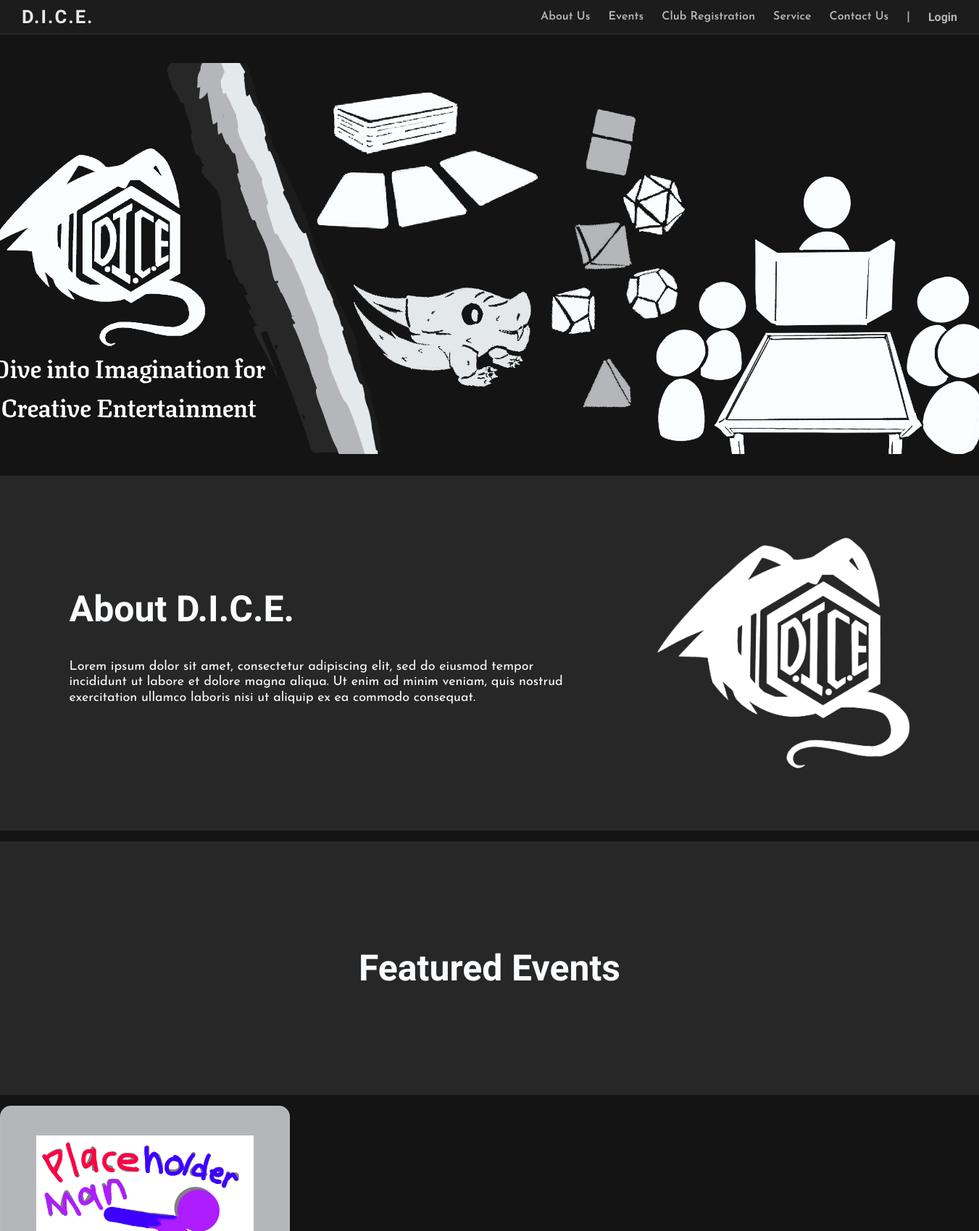
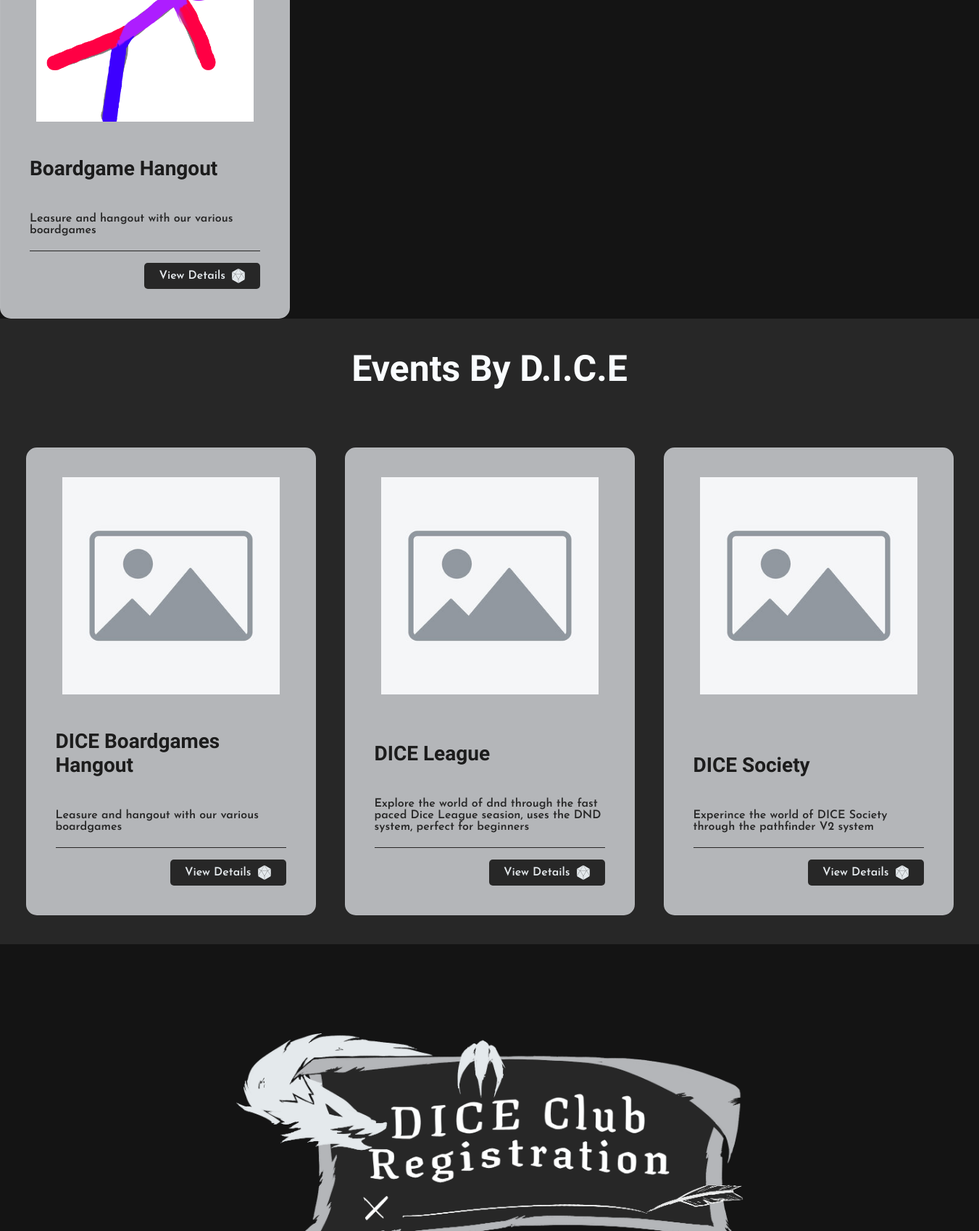
/DICE/oldpage/index.php (upper part), run on the app's committed database (2 pictures, top to bottom).
### tables this page shows
CREATE TABLE `dice_event` (
  `Event_ID` int(11) NOT NULL,
  `Event_Name` varchar(100) NOT NULL,
  `Event_Des` longtext DEFAULT NULL,
  `Event_Actdes` longtext DEFAULT NULL,
  `Event_Image` varchar(150) NOT NULL DEFAULT 'placeholder.png',
  `Event_Time` text NOT NULL,
  `Event_Date` text NOT NULL,
  `isPassed` tinyint(1) NOT NULL DEFAULT 0,
  `Event_Category` int(11) DEFAULT 5,
  `Event_Price` double NOT NULL DEFAULT 5
);

CREATE TABLE `featured_events` (
  `FT_ID` int(11) NOT NULL,
  `FT_Name` varchar(100) DEFAULT NULL,
  `Event_ID` int(11) NOT NULL,
  `Event_Page` mediumtext DEFAULT NULL,
  `FT_Image` varchar(150) NOT NULL DEFAULT 'assets/image.jpg',
  `FT_Des` mediumtext DEFAULT NULL
);

### DICE/oldpage/index.php (the view, shortened to what this page needs)
<?php include("Base.php");
$result = mysqli_query($connect,"Select * From featured_events");
while($row = mysqli_fetch_assoc($result)){
    if($row['FT_Name'] == "Featured Event"){
        $FT_event = $row;
    }
    if($row['FT_Name'] == "Boardgame hangout"){
        $Boardgame = $row;
    }
    if($row['FT_Name'] == "DICE League"){
        $League = $row;
    }
    if($row['FT_Name'] == "DICE Society"){
        $Society = $row;
    }
}
?>
<!DOCTYPE html>
<html>
    <head>
        <link rel="stylesheet" href="global.css">
        <link rel="stylesheet" href="home.css">
    </head>
    <body>
        <header>
            <nav class="navbar">
                <div class="nav-container">
                    <a href="index.php" class="logo">D.I.C.E.</a>
                    <div class="nav-links">
                        <a href="index.php#about_us">About Us</a>
                        <a href="index.php#featured_events">Events</a>
                        <a href="index.php#dice_registration">Club Registration</a>
                        <a href="service.php">Service</a>
                        <a href="contact.php">Contact Us</a>
                        <p>|</p>
                        <div id="authStateButton"></div>
                    </div>
                </div>
            </nav>
            <section id="dice-banner">
                <img src="assets/Banner.png" alt="DICE Banner">
            </section>
        </header>
        <section id="about_us" class = "box" >
            <div class="about-container">
                <div class="about_text">
                    <h1 class="subhead1">About D.I.C.E.</h1>
                    <p class="s1">
                        Lorem ipsum dolor sit amet, consectetur adipiscing elit, sed do
                        eiusmod tempor incididunt ut labore et dolore magna aliqua.
                        Ut enim ad minim veniam, quis nostrud exercitation ullamco
                        laboris nisi ut aliquip ex ea commodo consequat.
                    </p>
                </div>
                <div class="about_image">
                    <img src="assets/DICE_LOGO.png" alt="DICE logo" style="width: 350px; height: auto;">
                </div>
            </div>
        </section>
        <section id="featured-events">
            <a class = "featured-container" href="featured-events.html" target="_blank">
                    <div>
                        <h1 class="subhead2">Featured Events</h1>
                    </div>
            </a>
            <?php
                        echo "<div class='event-card'>\n";
                        $id = $FT_event['Event_ID'];
                        $eventforfeature = mysqli_query($connect,"Select * from dice_event where Event_ID = $id");
                        while($FTrow = mysqli_fetch_assoc($eventforfeature)){
                            $FTimage = $FTrow['Event_Image'];
                            $FTname = $FTrow['Event_Name'];
                            $FTdes = $FT_event['FT_Des'];
                            echo "\t\t\t\t<img src='images/$FTimage' class='event-image' alt='$FTname'/>\n";
                            echo "\t\t\t\t<div class='event-content'>\n";
                            echo "\t\t\t\t\t<h3 class='event-title'>$FTname</h3>\n";
                            echo "\t\t\t\t\t<p class='event-description'>$FTdes</p>\n";
                            echo "\t\t\t\t\t<div class='event-actions'>\n";
                            $FTlink = $FT_event['Event_Page'];
                            echo "\t\t\t\t\t\t<a class='event-action-button' href='$FTlink' target='_blank'>\n";
                            echo "\t\t\t\t\t\tView Details<img class='dice-idle' src='assets/D20_idle.png' alt='DICE D20'>\n";
                            echo "\t\t\t\t\t\t<img class='dice-hover' src='assets/D20_hover.png' alt='DICE D20'>\n</a>";
                            echo "\t\t\t\t\t</div>\n";
                            echo "\t\t\t\t</div>\n";
                            echo "\t\t\t</div>\n";
                        }
                        ?>
        </section>
        <section class="box">
            <div style="text-align: center;">
                <h1 class="subhead3">Events By D.I.C.E</h1>
            </div>
            <div class="events-container" id="eventsGrid">
                <div class="event-card">
                    <img class="event-image" src="<?php echo $Boardgame['FT_Image']?>" alt="DICE Boardgame Hangout">
                    <div class="event-content">
                        <h3 class="event-title">DICE Boardgames Hangout</h3>
                        <p class="event-description"><?php echo $Boardgame['FT_Des']?></p>
                        <div class="event-actions">
                            <a class="event-action-button" href="DICE-Boardgame-Hangout.php" target="_blank">View Details
                            <img class="dice-idle" src="assets/D20_idle.png" alt="DICE D20">
                            </a>
                        </div>
                    </div>
                </div>
                <div class="event-card">
                    <img class="event-image" src="<?php echo $League['FT_Image']?>" alt="DICE League">
                    <div class="event-content">
                        <h3 class="event-title">DICE League</h3>
                        <p class="event-description"><?php echo $League['FT_Des']?></p>
                        <div class="event-actions">
                            <a class="event-action-button" href="DICE-League.php" target="_blank">View Details
                            <img class="dice-idle" src="assets/D20_idle.png" alt="DICE D20">
                            </a>
                        </div>
                    </div>
                </div>
                <div class="event-card">
                    <img class="event-image" src="<?php echo $Society['FT_Image']?>" alt="DICE Society">
                    <div class="event-content">
                        <h3 class="event-title">DICE Society</h3>
                        <p class="event-description"><?php echo $Society['FT_Des']?></p>
                        <div class="event-actions">
                            <a class="event-action-button" href="DICE-Society.php" target="_blank">View Details
                            <img class="dice-idle" src="assets/D20_idle.png" alt="DICE D20">
                            </a>
                        </div>
                    </div>
                </div>
            </div>
        </section>
        <section id="dice_registration" class="Registration">
            <a href="https://docs.google.com/forms/d/e/1FAIpQLSdeOoJcF2CvIXBWTKIClFuyG_qX3yYqvHssyTe7R2MSk8jqPg/viewform" target="_blank">
                <img src="assets/DICE_club_registration.png" alt="Dice Club Registration">
            </a>
        </section>
    </body>
</html>

### DICE/Css/mainstyle.css (style rules this page uses)
body { font-family: 'Texturina'; font-weight: 600; }

### DICE/global.css (style rules this page uses)
* { box-sizing: border-box; scroll-behavior: smooth; scrollbar-color: #272727 #0a0a0a; }
body { margin: 0; padding-top: 57px; font-family: 'Josefin Sans', sans-serif; background: #141414; color: #E4E9EC; }
.navbar { background: #1C1C1C; border-bottom: 2px solid #272727; padding: 8px 30px; font-family: 'Josefin Sans'; position: fixed; top: 0; width: 100%; z-index: 1000; }
.nav-container { display: flex; justify-content: space-between; align-items: center; }
.logo { font-family: 'Texturina', serif; font-size: 1.6rem; color: #E4E9EC; text-decoration: none; letter-spacing: 2px; }
.nav-links { display: flex; align-items: center; justify-content: flex-end; }
.nav-links p { color: #B4B6B9; margin-block: 0; margin-left: 25px; text-decoration: none; font-size: 1rem; }
.nav-links a:not(.auth-btn) { color: #B4B6B9; margin-left: 25px; text-decoration: none; transition: 0.3s; font-size: 1rem; }
.box { padding: 40px 0 40px 0; margin-bottom: 15px; background-color: #272727; color: #FAFDFF; }
.subhead1 { font-family: "Texturina"; font-weight: 600; font-size: 50px; margin: 0 0 40px 0; }
.subhead2 { font-family: "Texturina"; font-weight: 600; font-size: 50px; margin: 0; text-align: center; }
.subhead3 { font-family: "Texturina"; font-weight: 600; font-size: 50px; text-align: center; margin: 0 0 80px 0; }
h3 { font-family: "Texturina"; font-weight: 700; font-size: 28px; }
.s1 { font-family: "Josefin Sans"; font-weight: 400; font-size: 18px; line-height: 1.2; }
#dice-banner { display: flex; margin: 0; height: 600px; align-items: center; justify-content: center; }
#dice-banner img { height: 540px; width: auto; }

### DICE/home.css (style rules this page uses)
.about-container { display: flex; max-width: 1200px; margin: 0 auto; padding: 30px 20px; justify-content: space-between; align-items: center; flex-wrap: wrap; }
.about_text { flex: 1 1 60%; min-width: 300px; }
.about_image { flex: 1 1 35%; text-align: right; min-width: 200px; }
.about_image img { max-width: 100%; height: auto; }
.featured-container { margin-bottom: 15px; background-color: #272727; color: #FAFDFF; height: 350px; display: flex; justify-content: center; align-items: center; text-align: center; text-decoration: none; }
.events-container { max-width: 1500px; margin: 0 auto; display: flex; justify-content: center; gap: 40px; flex-wrap: wrap; }
.event-card { width: 400px; padding: 40px; border-radius: 15px; overflow: hidden; background: #B4B6B9; transition: transform 0.3s, box-shadow 0.3s; border: 1px solid rgba(255, 255, 255, 0.05); text-decoration: none; text-align: left; display: flex; flex-direction: column; min-height: 550px }
.event-image { width: 300px; display: block; margin: 0 auto 20px auto; object-fit: cover; }
.event-title { height: fit-content; display: flex; align-content: flex-start; justify-content: flex-start; color: #1C1C1C; line-height: 1.2; margin-top: 28px; margin-bottom: 28px; }
.event-content { display: flex; flex-grow: 8; flex-direction: column; justify-self: flex-end; justify-content: flex-end; }
.event-description { color: #272727; padding-bottom: 20px; border-bottom: 1px solid #272727; }
.event-actions { display: flex; justify-content: flex-end; align-items: center; gap: 15px; }
.event-action-button { display: inline-flex; align-items: center; gap: 8px; background-color: #272727; border-radius: 5px; padding: 8px 20px; font-weight: 600; text-decoration: none; color: #E4E9EC; }
.event-action-button .dice-idle { width: 20px; height: 20px; object-fit: contain; }
#dice_registration { height: 700px; display: flex; justify-content: center; align-items: center; }
#dice_registration img { width: 700px; height: auto; }

### data on the page
dice_event: Event_Image (placeholder picture), Event_Name "Boardgame Hangout"
featured_events: FT_Des "Leasure and hangout with our various boardgames"
featured_events: FT_Image (picture), FT_Des "Leasure and hangout with our various boardgames"
featured_events: FT_Image (picture), FT_Des "Explore the world of dnd through the fast paced Dice League seasion, uses the DND system, perfect for beginners"
featured_events: FT_Image (picture), FT_Des "Experince the world of DICE Society through the pathfinder V2 system"
